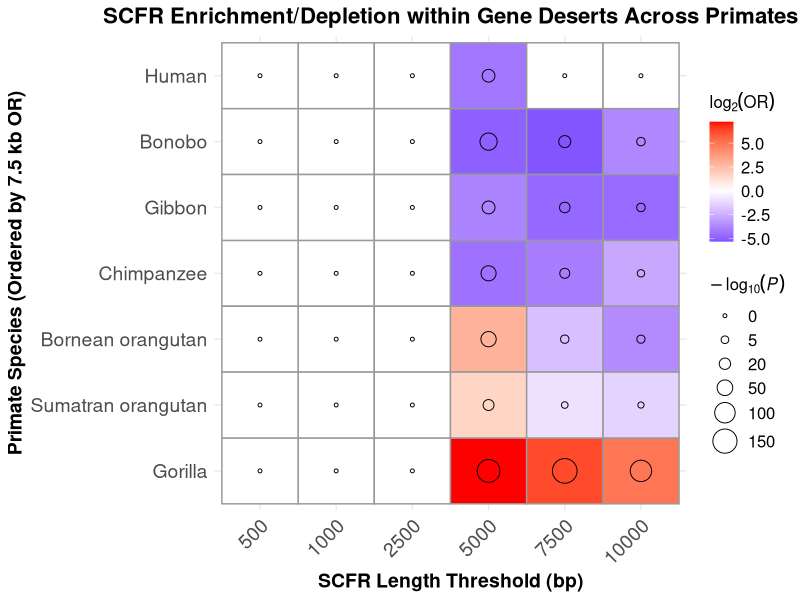

This chart was generated by the following R code:
# Load necessary libraries
library(tidyverse)
library(scales) # For a better size scale if needed, though not strictly required here

# --- 1. Data Loading ---
# Read the TSV file. Do not use na.strings for 'inf' to allow R to convert it to numeric Inf.
data <- read.delim("all_species_summary_gene_deserts.tsv", sep = "\t", na.strings = c("-nan"))

# --- 2. Data Preparation and Cleaning ---
data_clean <- data %>%
  # Rename columns for clarity
  rename(
    Species_Abbr = Species,
    SCFR_Length = Query,
    Odds_Ratio = ratio,
    P_Value = two_tail_pvalue
  ) %>%
  
  # Rename species
  mutate(
    Species = case_when(
      Species_Abbr == "sorangutan" ~ "Sumatran orangutan",
      Species_Abbr == "borangutan" ~ "Bornean orangutan",
      TRUE ~ str_to_title(Species_Abbr) # Capitalize other species names (e.g., human -> Human)
    )
  ) %>%
  
  # Ensure Odds_Ratio is numeric. This step converts the string "inf" to numeric Inf.
  mutate(Odds_Ratio = as.numeric(Odds_Ratio))

# --- 3. Order Species (Y-axis) based on Odds Ratio at 7500 bp threshold ---
# Filter for 7500 bp threshold, then sort by Odds_Ratio descending.
species_order_df <- data_clean %>%
  filter(SCFR_Length == 7500) %>%
  # Arrange by Odds_Ratio, handling Inf by placing it at the top
  arrange(desc(Odds_Ratio))

# Extract the ordered species names
species_order <- species_order_df$Species

# Apply the new factor order to the Species column
data_clean$Species <- factor(data_clean$Species, levels = species_order)

# --- 4. Imputation and Transformation (Same as before, handling inf/nan/0) ---

# Impute Ratios and P-values for non-interpretable thresholds
data_clean <- data_clean %>%
  mutate(
    # Impute P-Value to 1 for non-interpretable thresholds (NegLog10_P_Value = 0)
    P_Value_Imputed = case_when(
      is.na(Odds_Ratio) | Odds_Ratio == 0 ~ 1,
      TRUE ~ P_Value
    ),
    # Impute OR to 1 for non-interpretable thresholds (Log2_Odds_Ratio = 0)
    Odds_Ratio_Imputed = case_when(
      is.na(Odds_Ratio) | Odds_Ratio == 0 ~ 1,
      TRUE ~ Odds_Ratio
    )
  ) %>%
  
  # Calculate transformed metrics
  mutate(
    Log2_Odds_Ratio = log2(Odds_Ratio_Imputed),
    NegLog10_P_Value = -log10(P_Value_Imputed)
  )

# --- Cap the infinite Log2_Odds_Ratio for plotting (Gorilla 5000 bp) ---
max_finite_log2_or <- max(data_clean$Log2_Odds_Ratio[is.finite(data_clean$Log2_Odds_Ratio)], na.rm = TRUE)
cap_value <- max_finite_log2_or + 1 
data_clean$Log2_Odds_Ratio[!is.finite(data_clean$Log2_Odds_Ratio)] <- cap_value 

# Convert SCFR_Length to a factor in the desired order
length_order <- c("500", "1000", "2500", "5000", "7500", "10000")
data_clean$SCFR_Length <- factor(data_clean$SCFR_Length, levels = length_order)

# --- 5. Plotting with increased font size ---
# Set the desired font size
axis_font_size <- 14
title_font_size <- 16
legend_font_size <- 12

p <- ggplot(data_clean, aes(x = SCFR_Length, y = Species)) +
  # Use geom_tile for the background color (OR)
  geom_tile(aes(fill = Log2_Odds_Ratio), color = "gray60", size = 0.5) +
  # Add geom_point for significance (P-value)
  geom_point(aes(size = NegLog10_P_Value), shape = 21, color = "black") +
  
  # Color scale for the Odds Ratio (Log2-transformed)
  scale_fill_gradient2(
    low = "blue",      
    mid = "white",     
    high = "red",      
    midpoint = 0,      
    name = expression(log[2](OR))
  ) +
  
  # Size scale for the P-value significance
  scale_size_continuous(
    name = expression(-log[10](italic(P))),
    range = c(1, 8), 
    breaks = c(0, 5, 20, 50, 100, 150), 
    limits = c(0, max(data_clean$NegLog10_P_Value, na.rm=TRUE)) 
  ) +
  
  # Labels and themes
  labs(
    title = "SCFR Enrichment/Depletion within Gene Deserts Across Primates",
    x = "SCFR Length Threshold (bp)",
    y = "Primate Species (Ordered by 7.5 kb OR)"
  ) +
  theme_minimal() +
  theme(
    # Increase X and Y axis text/label font size
    axis.text = element_text(size = axis_font_size),
    axis.title = element_text(size = axis_font_size, face = "bold"),
    
    # Increase title font size
    plot.title = element_text(hjust = 0.5, face = "bold", size = title_font_size),
    
    # Increase legend title/text font size
    legend.title = element_text(face = "bold", size = legend_font_size),
    legend.text = element_text(size = legend_font_size),
    
    axis.text.x = element_text(angle = 45, hjust = 1) # Rotate X labels
  )

# Print the plot object to display it
#print(p)

# Example to save the plot to a file (optional)
ggsave("fishers_test_all_species_gene_deserts.png", plot = p, width = 8, height = 6, dpi = 300)
